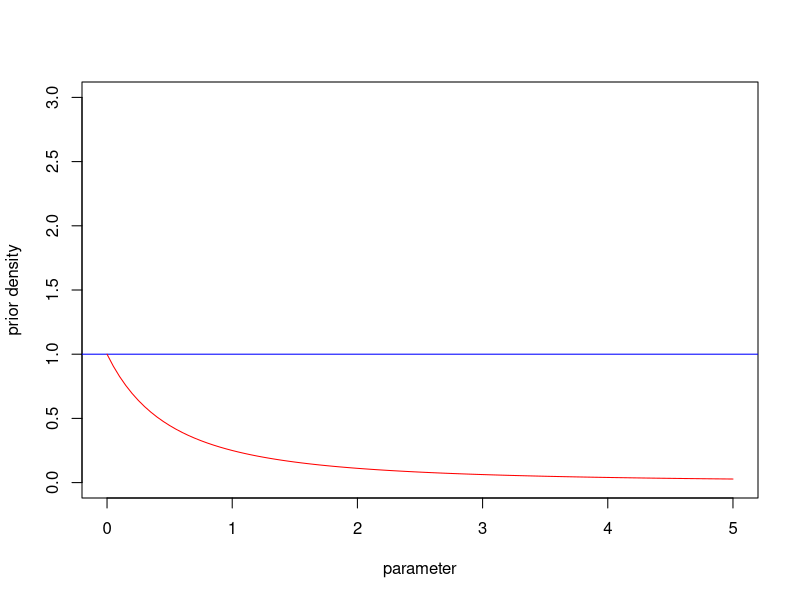
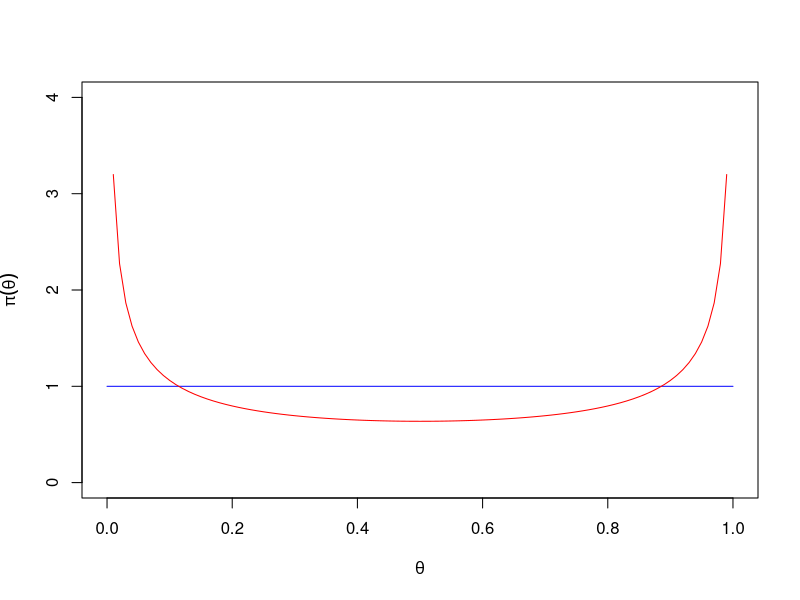

Here is the R script that generated these plots, in order:
## ---- chunk 1
#| echo: false
#| fig-align: center
#| fig-width: 7
#| fig-height: 4.5
plot(0, type = "n", xlim = c(0, 5), ylim = c(0,3), 
     xlab = "parameter", ylab="prior density")
abline(h = 1, col="blue")
curve(1/(1+x)^2, col="red", add = T)
## ---- chunk 2
#| echo: false
#| fig-align: center
#| fig-cap: "Beta(1,1) (blue) and Beta(1/2, 1/2) (red)"
#| fig-cap-location: top
#| fig-width: 7
plot(0, type = "n", xlim = c(0, 1), ylim = c(0, 4),
     xlab = expression(theta), ylab = expression(pi(theta)))
curve(dbeta(x, 1, 1), col = "blue", add = T)
curve(dbeta(x, 1/2, 1/2), col = "red", add = T)
